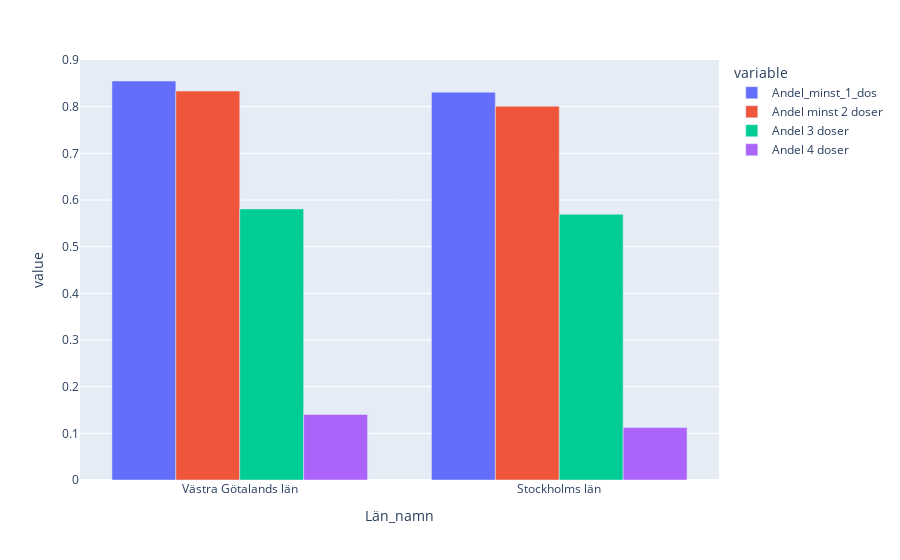

The notebook cell saved with this chart:
### Markdown cell above
#### Uppgift 2f
- Uppgift: Tag Västra Götalands län och Stockholms län och rita diagram över andelen vaccinerade med minst 1 dos,två doser, tre doser och fyra doser.
- Plan: jag återanvänder så mycket som möjligt av tidigare jobb.

### Code cell
min_4_shot = gbdf_county['Antal 4 doser'].sum()/gbdf_county['Befolkning'].sum() # Serie
four_shot_toplot = pd.DataFrame({'Län_namn': min_1_shot.index, 'Andel_minst_1_dos':min_1_shot.values, 'Andel minst 2 doser': min_2_shot.values, 'Andel 3 doser': min_3_shot, 'Andel 4 doser': min_4_shot})
four_shot_toplot.head(22)
# tar ut endast Västra Götaland och Stockholm:
fig = px.bar(four_shot_toplot.loc[['Västra Götalands län','Stockholms län']], x='Län_namn', y=['Andel_minst_1_dos','Andel minst 2 doser','Andel 3 doser','Andel 4 doser'], barmode='group')
fig.show()
fig.write_html("2f_västragötaland_stockholm_1234_doser")

### Figure 1 — Plotly figure (JSON) as saved in the notebook; plotly's stock layout.template omitted (floating-point values rounded to 4 significant figures)
{"data": [{"alignmentgroup": "True", "hovertemplate": "variable=Andel_minst_1_dos<br>Län_namn=%{x}<br>value=%{y}<extra></extra>", "legendgroup": "Andel_minst_1_dos", "marker": {"color": "#636efa", "pattern": {"shape": ""}}, "name": "Andel_minst_1_dos", "offsetgroup": "Andel_minst_1_dos", "orientation": "v", "showlegend": true, "textposition": "auto", "type": "bar", "x": ["Västra Götalands län", "Stockholms län"], "xaxis": "x", "y": [0.8551, 0.8312], "yaxis": "y"}, {"alignmentgroup": "True", "hovertemplate": "variable=Andel minst 2 doser<br>Län_namn=%{x}<br>value=%{y}<extra></extra>", "legendgroup": "Andel minst 2 doser", "marker": {"color": "#EF553B", "pattern": {"shape": ""}}, "name": "Andel minst 2 doser", "offsetgroup": "Andel minst 2 doser", "orientation": "v", "showlegend": true, "textposition": "auto", "type": "bar", "x": ["Västra Götalands län", "Stockholms län"], "xaxis": "x", "y": [0.8336, 0.8011], "yaxis": "y"}, {"alignmentgroup": "True", "hovertemplate": "variable=Andel 3 doser<br>Län_namn=%{x}<br>value=%{y}<extra></extra>", "legendgroup": "Andel 3 doser", "marker": {"color": "#00cc96", "pattern": {"shape": ""}}, "name": "Andel 3 doser", "offsetgroup": "Andel 3 doser", "orientation": "v", "showlegend": true, "textposition": "auto", "type": "bar", "x": ["Västra Götalands län", "Stockholms län"], "xaxis": "x", "y": [0.5809, 0.5695], "yaxis": "y"}, {"alignmentgroup": "True", "hovertemplate": "variable=Andel 4 doser<br>Län_namn=%{x}<br>value=%{y}<extra></extra>", "legendgroup": "Andel 4 doser", "marker": {"color": "#ab63fa", "pattern": {"shape": ""}}, "name": "Andel 4 doser", "offsetgroup": "Andel 4 doser", "orientation": "v", "showlegend": true, "textposition": "auto", "type": "bar", "x": ["Västra Götalands län", "Stockholms län"], "xaxis": "x", "y": [0.1404, 0.1127], "yaxis": "y"}], "layout": {"barmode": "group", "legend": {"title": {"text": "variable"}, "tracegroupgap": 0}, "margin": {"t": 60}, "xaxis": {"anchor": "y", "domain": [0, 1], "title": {"text": "Län_namn"}}, "yaxis": {"anchor": "x", "domain": [0, 1], "title": {"text": "value"}}}}
